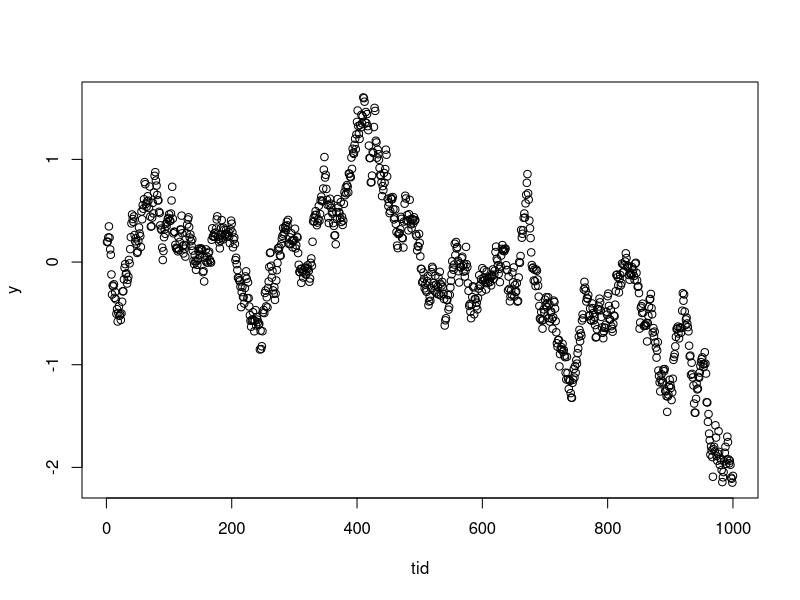
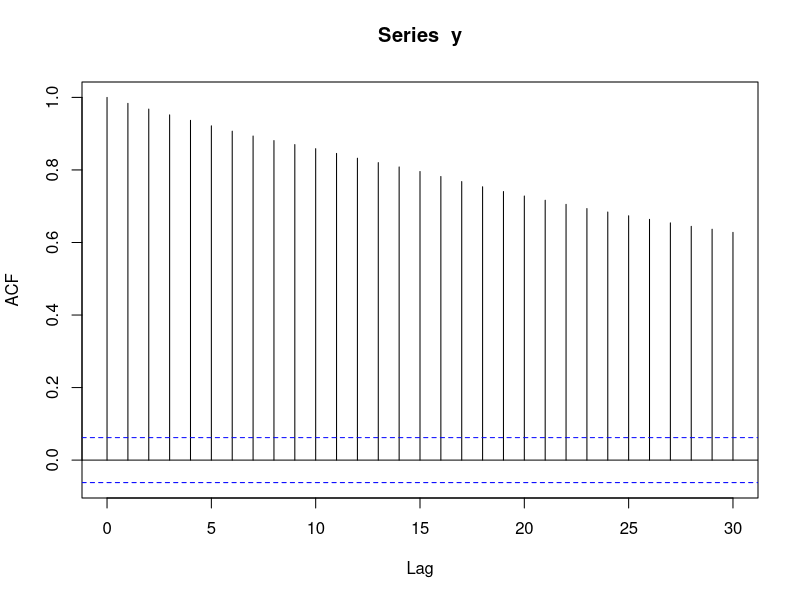
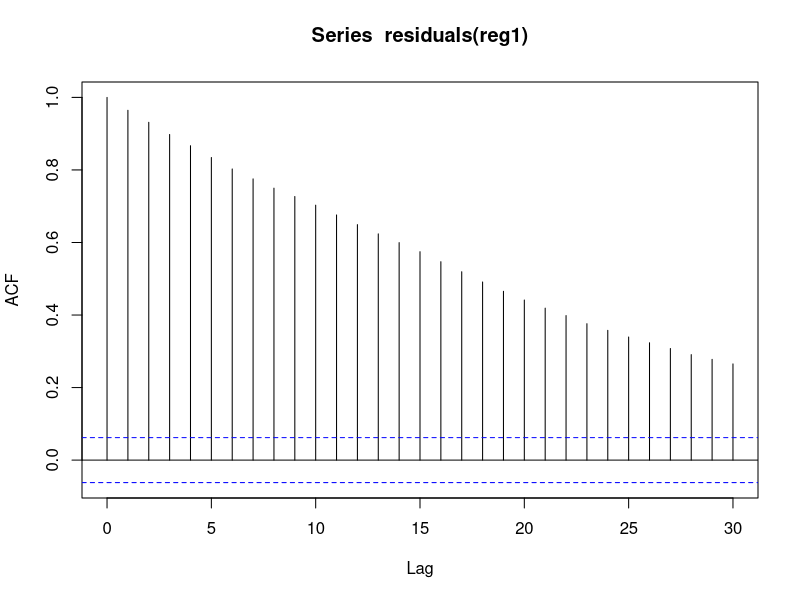
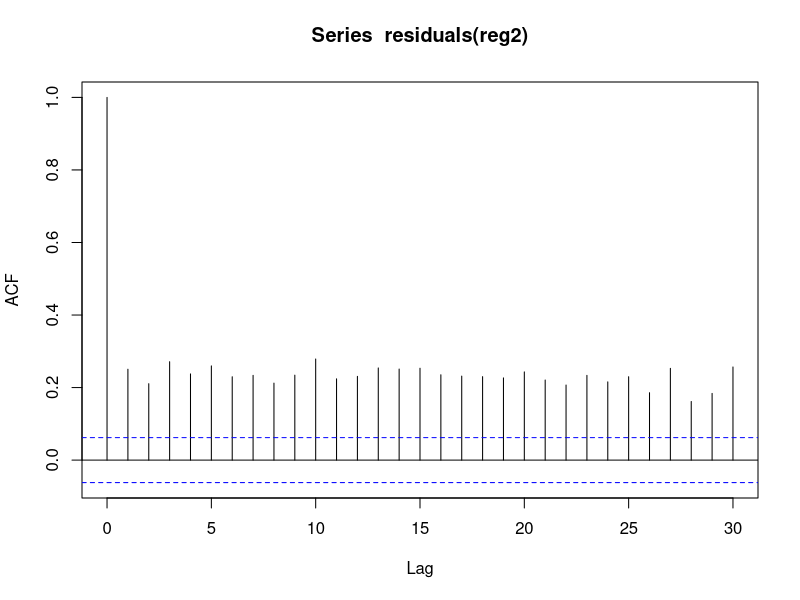

Reproduce these figures in R, in order.

# SIMULATE FROM GAM MODEL
n=1000
s=0.01
a=0.1
tid=1:n
x=cumsum(rnorm(n))
y=dnorm((tid-mean(tid))/sd(tid))+a*x+s*rnorm(n)
plot(tid,y)
acf(y)

# FIT GAM MODEL
library(gam)
reg1=gam(y~s(tid))
acf(residuals(reg1))
reg2=gam(y~s(tid)+x)
acf(residuals(reg2))
